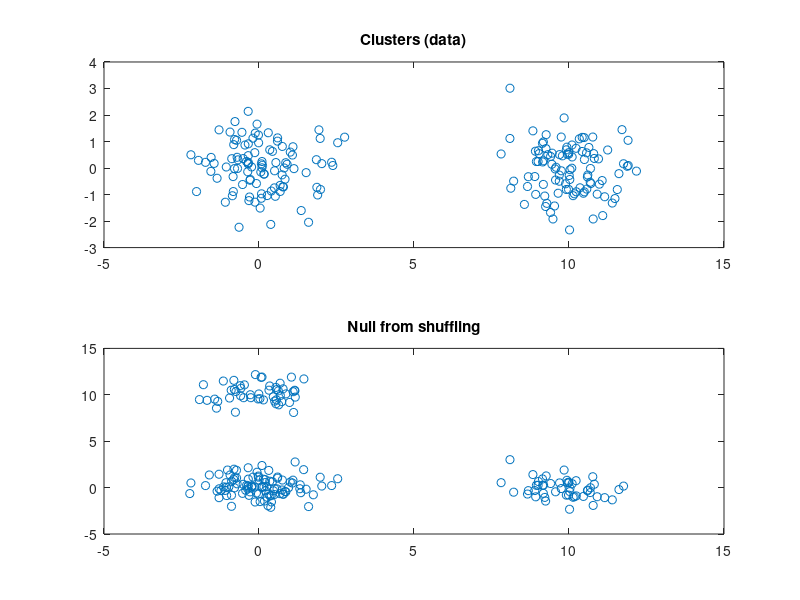

Write MATLAB code to recreate this figure. (Note: this script raises an error after producing the figure.)
%% Case 1 
% Homoscedastic clusters with equal cardinality and centroids offset only
% along x axis.

C1 = randn(100,2);
C2 = randn(100,2);
C2(:,1) = C2(:,1) + 10; % shift one of the clusters along x axis
shuffle = 'both';

X = [C1; C2];
X_perm = NaN(size(X));
switch shuffle
    case 'columns'
        for i = 1:size(X,2)
            X_perm(:,i) = X(randperm(size(X,1)),i);
        end
    case 'rows'
        for i = 1:size(X,1)
            X_perm(i,:) = X(i,randperm(size(X,2)));
        end
    case 'both' % shuffle columns, then rows
        for i = 1:size(X,2)
            X_perm(:,i) = X(randperm(size(X,1)),i);
        end
        for i = 1:size(X,1)
            X_perm(i,:) = X(i,randperm(size(X,2)));
        end
end

figure
subplot(2,1,1)
plot(X(:,1), X(:,2), 'o')
title('Clusters (data)')

subplot(2,1,2)
plot(X_perm(:,1), X_perm(:,2), 'o')
title('Null from shuffling')

% If a region is sparse along both dimensions, e.g., the center of the
% graph, that region will remain sparse even after shuffling, because in
% order for there to be data points there, there must be x or y coordinates
% in that region that can be "shuffled in," which there are not. Regions of
% density vs sparsity in the shuffled data are determined by the original
% data, and the shuffled data is only random up to those constraints
% determined by the particular structure of the empirical data. One way of
% visualizing this sparseness/density is by unwinding the matrix into a
% single vector and plotting a histogram of its elements to visualize
% density/sparsity of the matrix elements along both dimensions.
figure
histogram(X(:),30);
title('Element density')


%% Case 2
% Homoscedastic clusters with equal cardinality and centroids offset along
% both x and y axis.

C1 = randn(100,2);
C2 = randn(100,2) + 10; % shift cluster 2 wrt cluster 1 along both axes

X = [C1; C2];
X_perm = NaN(size(X));
for i = 1:size(X,2)
    X_perm(:,i) = X(randperm(size(X,1)),i);
end

figure
subplot(2,1,1)
plot(X(:,1), X(:,2), 'o')
title('Clusters (data)')

subplot(2,1,2)
plot(X_perm(:,1), X_perm(:,2), 'o')
title('Null from shuffling')

figure
histogram(X(:),30);
title('Element density')


%% Case 3
% Non-homoscedastic clusters with equal cardinality and centroids offset
% along only x axis.

C1 = randn(100,2);
C2 = randn(100,2)*4;
C2(:,1) = C2(:,1) + 10; % shift one of the clusters along x axis

X = [C1; C2];
X_perm = NaN(size(X));
for i = 1:size(X,2)
    X_perm(:,i) = X(randperm(size(X,1)),i);
end

figure
subplot(2,1,1)
plot(X(:,1), X(:,2), 'o')
title('Clusters (data)')

subplot(2,1,2)
plot(X_perm(:,1), X_perm(:,2), 'o')
title('Null from shuffling')

figure
histogram(X(:),30);
title('Element density')


%% Case 4
% Homoscedastic clusters with equal cardinality and centroids offset only
% along x axis, with gaussian "noise" in between them (essentially a larger
% cluster with centroid at the midpoint of the tighter clusters).

C1 = randn(100,2);
C2 = randn(100,2);
C2(:,1) = C2(:,1) + 10; % shift one of the clusters along x axis
N = randn(100,2)*4;
N(:,1) = N(:,1) + 5;

X = [C1; C2; N];

X_perm = NaN(size(X));
for i = 1:size(X,2)
    X_perm(:,i) = X(randperm(size(X,1)),i);
end

figure
subplot(2,1,1)
plot(X(:,1), X(:,2), 'o')
title('Clusters (data)')

subplot(2,1,2)
plot(X_perm(:,1), X_perm(:,2), 'o')
title('Null from shuffling')

figure
histogram(X(:),30);
title('Element density')


%% Case 5
% Homoscedastic clusters with equal cardinality and centroids offset along
% both x and y axis, with gaussian "noise" in between them (essentially a
% larger cluster with centroid at the midpoint of the tighter clusters).

C1 = randn(100,2);
C2 = randn(100,2) + 10; % shift one of the clusters along x axis
N = randn(100,2)*4 + 5; % noise is in between

X = [C1; C2; N];

X_perm = NaN(size(X));
for i = 1:size(X,2)
    X_perm(:,i) = X(randperm(size(X,1)),i);
end

figure
subplot(2,1,1)
plot(X(:,1), X(:,2), 'o')
title('Clusters (data)')

subplot(2,1,2)
plot(X_perm(:,1), X_perm(:,2), 'o')
title('Null from shuffling')

figure
histogram(X(:),30);
title('Element density')


%% Case 6
% Non-homoscedastic clusters with unequal cardinality and centroids offset
% along both x and y axis, with gaussian "noise" in between them
% (essentially a larger cluster with centroid at the midpoint of the
% tighter clusters).

C1 = randn(100,2)*2.5;
C2 = randn(70,2) + 10; % shift one of the clusters along x axis
N = randn(100,2)*7 + 7; % noise is in between

X = [C1; C2; N];

X_perm = NaN(size(X));
for i = 1:size(X,2)
    X_perm(:,i) = X(randperm(size(X,1)),i);
end

figure
subplot(2,1,1)
plot(X(:,1), X(:,2), 'o')
title('Clusters (data)')

subplot(2,1,2)
plot(X_perm(:,1), X_perm(:,2), 'o')
title('Null from shuffling')

figure
histogram(X(:),30);
title('Element density')


%% Case 7
% Homoscedastic clusters with equal cardinality and centroids offset along
% both x and y axis, with gaussian "noise" in between them (essentially a
% larger cluster with centroid at the midpoint of the tighter clusters).
% This time we are shuffling rows and not columns.

C1 = randn(100,2);
C2 = randn(100,2) + 10; % shift one of the clusters along x axis
N = randn(100,2)*4 + 5; % noise is in between

X = [C1; C2; N];

X_perm = NaN(size(X));
for i = 1:size(X,1)
    X_perm(i,:) = X(i,randperm(size(X,2)));
end

figure
subplot(2,1,1)
plot(X(:,1), X(:,2), 'o')
title('Clusters (data)')

subplot(2,1,2)
plot(X_perm(:,1), X_perm(:,2), 'o')
title('Null from shuffling')

figure
histogram(X(:),30);
title('Element density')


%% Case 8
% 3 homoscedastic clusters with equal cardinality in 3D space.

C1 = randn(100,3);
C2 = randn(100,3);
C2(:,1) = C2(:,1) + 10; % shift one of the clusters along x axis
C3 = randn(100,3)+ 20;

X = [C1; C2; C3];
X_perm = NaN(size(X));
for i = 1:size(X,2)
    X_perm(:,i) = X(randperm(size(X,1)),i);
end

figure
subplot(2,1,1)
plot3(X(:,1), X(:,2), X(:,3), 'o')
title('Clusters (data)')
grid on

subplot(2,1,2)
plot3(X_perm(:,1), X_perm(:,2), X_perm(:,3), 'o')
title('Null from shuffling')
grid on

figure
histogram(X(:),30);
title('Element density')


%% Case 8a
% Only one cluster in 3D space.

X = repmat([0 10 0], 100, 1);
X = X + randn(size(X))*0.15;

X_perm = NaN(size(X));
for i = 1:size(X,2)
    X_perm(:,i) = X(randperm(size(X,1)),i);
end

figure

subplot(2,1,1)
plot3(X(:,1), X(:,2), X(:,3), 'o')
title('Clusters (data)')
subplot(2,1,1)
grid on

subplot(2,1,2)
plot3(X_perm(:,1), X_perm(:,2), X_perm(:,3), 'o')
title('Null from shuffling')
subplot(2,1,2)
grid on

figure
histogram(X(:),30);
title('Element density')


%% Case 9
% 3 homoscedastic clusters with equal cardinality in 3D space. This time
% shuffling within each row rather than within columns.

C1 = randn(100,3);
C2 = randn(100,3);
C2(:,1) = C2(:,1) + 10; % shift one of the clusters along x axis
C3 = randn(100,3)+ 20;

X = [C1; C2; C3];
X_perm = NaN(size(X));
for i = 1:size(X,1)
    X_perm(i,:) = X(i,randperm(size(X,2)));
end

figure
subplot(2,1,1)
plot3(X(:,1), X(:,2), X(:,3), 'o')
title('Clusters (data)')
grid on

subplot(2,1,2)
plot3(X_perm(:,1), X_perm(:,2), X_perm(:,3), 'o')
title('Null from shuffling')
grid on

figure
histogram(X(:),30);
title('Element density')


%% Case 10

C1 = randn(100,2)*4;
C2 = randn(100,2);
C2(:,1) = C2(:,1)+4;

X = [C1; C2];
X_perm = NaN(size(X));
for i = 1:size(X,2)
    X_perm(:,i) = X(randperm(size(X,1)),i);
end

figure
subplot(2,1,1)
plot(X(:,1), X(:,2), 'o')
title('Clusters (data)')

subplot(2,1,2)
plot(X_perm(:,1), X_perm(:,2), 'o')
title('Null from shuffling')

figure
histogram(X(:),30);
title('Element density')


%% Case 11: one elongated blob in 2D (2 conditions)

clearvars
close all
nNeurons = 200;

% Gaussian noise sphere.
A = [randn(1, nNeurons); randn(1, nNeurons)];

% Strech along second dimension.
A(2,:) = A(2,:)*2;

% Rotate.
X = [ 1/sqrt(2) 1/sqrt(2);
     -1/sqrt(2) 1/sqrt(2)];            
A = X*A;

maxCoord = max(abs(A), [], 'all');

% Shuffle conditions for each neuron
for i = 1:nNeurons
    A_perm(:,i) = A(randperm(2),i);
end


% Plot
figure
subplot(1,2,1)
scatter(A(1,:), A(2,:))
grid on
xlabel('Condition 1')
ylabel('Condition 2')
xlim([-maxCoord*1.15 maxCoord*1.15])
ylim([-maxCoord*1.15 maxCoord*1.15])

subplot(1,2,2)
scatter(A_perm(1,:), A_perm(2,:))
grid on
xlabel('Condition 1')
ylabel('Condition 2')
xlim([-maxCoord*1.15 maxCoord*1.15])
ylim([-maxCoord*1.15 maxCoord*1.15])

% Visualize sparsity/density along both dimensions.
figure
histogram(A(:),30)
title('Element density')

%% Case 12: one elongated blob in 3D (3 conditions)

clearvars
close all
nNeurons = 400;
plotAs = 'points';

% Gaussian noise sphere.
A = [randn(1, nNeurons); randn(1, nNeurons); randn(1, nNeurons)];

% Strech along first dimension.
A(1,:) = A(1,:)*5;

% Rotate.
X = [1/sqrt(2) -1/sqrt(2) -1/sqrt(2);
     1/sqrt(2)  1/sqrt(2) -1/sqrt(2);
     1/sqrt(2)      0      1/sqrt(2)];
A = X*A;

maxCoord = max(A, [], 'all');


% Shuffle conditions for each neuron
for i = 1:nNeurons
    A_perm(:,i) = A(randperm(3),i);
end

switch plotAs
    case 'points'
        subplot(1,2,1)
        scatter3(A(1,:), A(2,:), A(3,:))
        xlabel('Condition 1')
        ylabel('Condition 2')
        zlabel('Condition 3')
        xlim([-maxCoord maxCoord])
        ylim([-maxCoord maxCoord])
        zlim([-maxCoord maxCoord])
        title('Original data')

        subplot(1,2,2)
        scatter3(A_perm(1,:), A_perm(2,:), A_perm(3,:))
        xlabel('Condition 1')
        ylabel('Condition 2')
        zlabel('Condition 3')
        xlim([-maxCoord maxCoord])
        ylim([-maxCoord maxCoord])
        zlim([-maxCoord maxCoord])
        title('Permuted data')
    case 'vectors'
        subplot(1,2,1)
        plot_vectors(A', 3)
        xlabel('Condition 1')
        ylabel('Condition 2')
        zlabel('Condition 3')
        xlim([-maxCoord maxCoord])
        ylim([-maxCoord maxCoord])
        zlim([-maxCoord maxCoord])
        title('Original data')

        subplot(1,2,2)
        plot_vectors(A_perm', 3)
        xlabel('Condition 1')
        ylabel('Condition 2')
        zlabel('Condition 3')
        xlim([-maxCoord maxCoord])
        ylim([-maxCoord maxCoord])
        zlim([-maxCoord maxCoord])
        title('Permuted data')
end

figure
histogram(A(:),30)
title('Element density')

